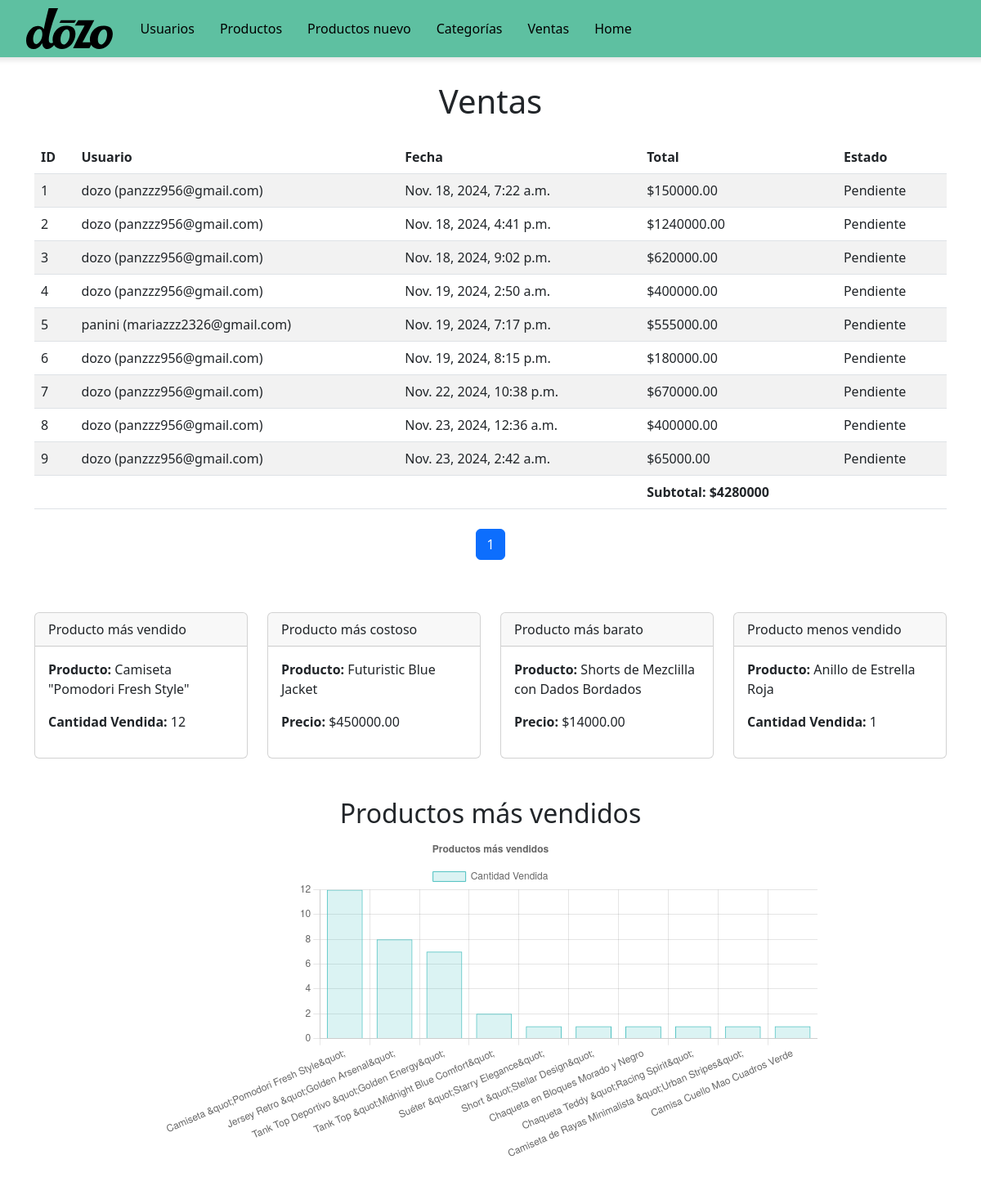
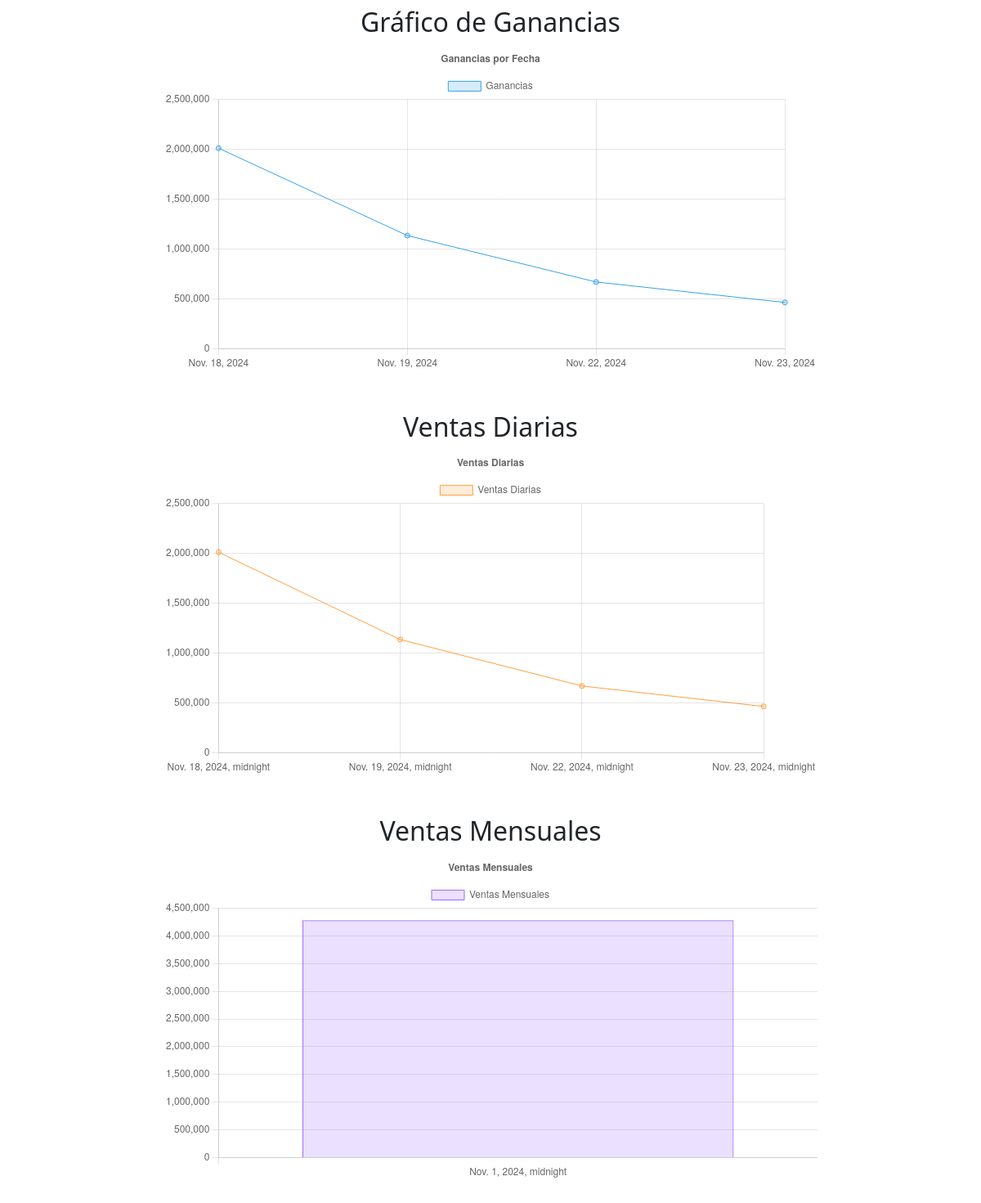
The page /ventas/ on the database as committed earlier (2 pictures, top to bottom).
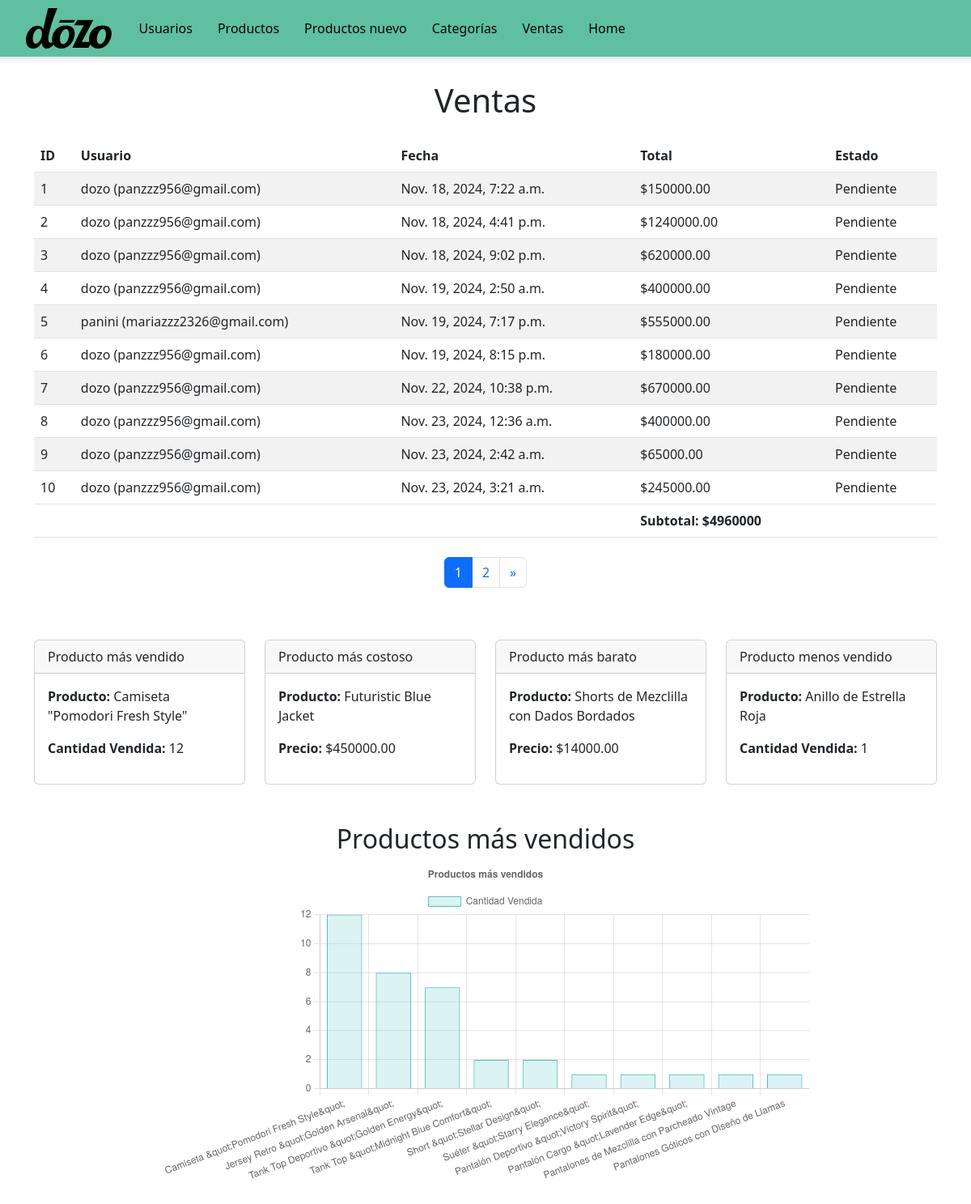
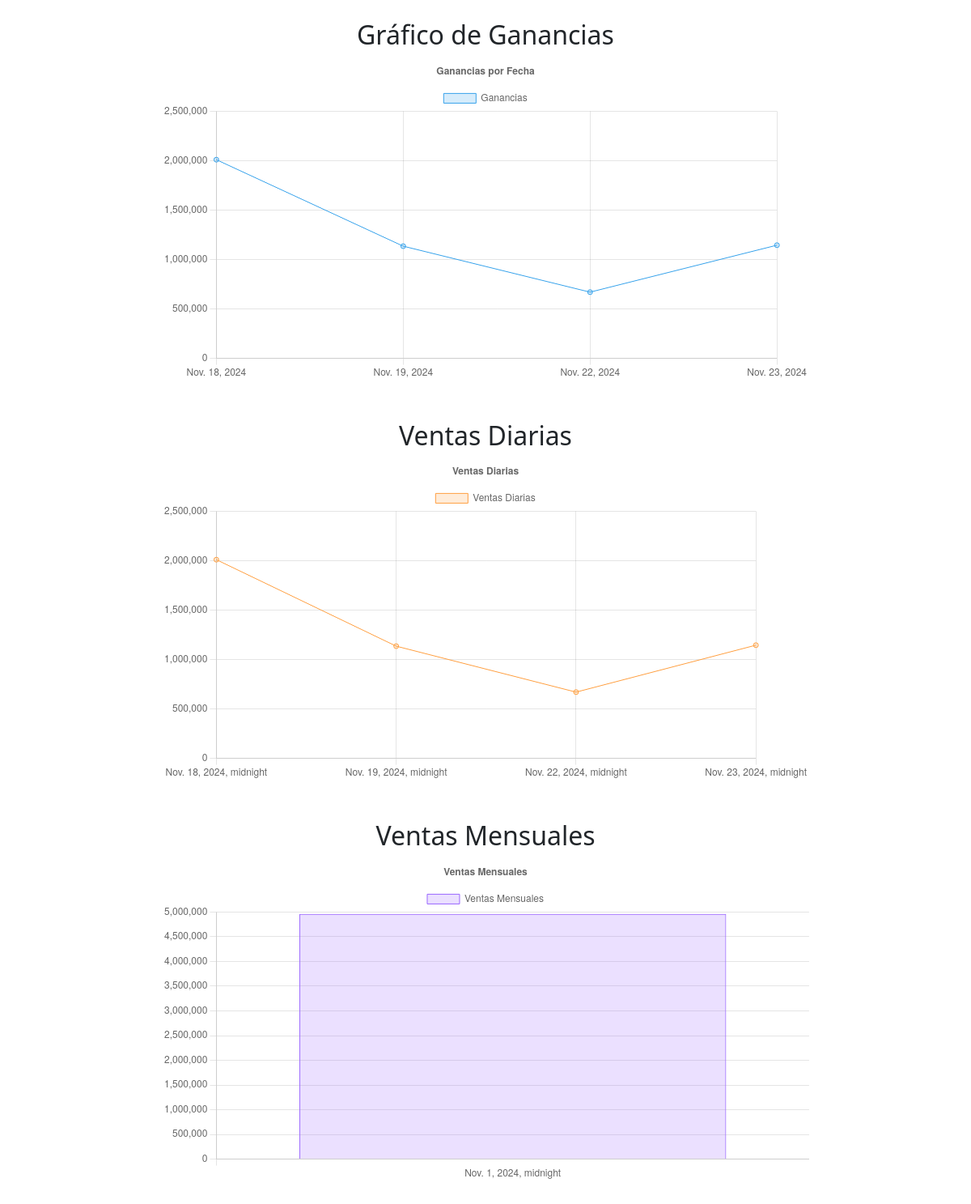
The same page on the database as committed later (2 pictures, top to bottom).
### Dozo/models.py (models this page shows, shortened)
class Venta(models.Model):
    usuario = models.ForeignKey(CustomUser, on_delete=models.CASCADE)
    fecha_venta = models.DateTimeField(auto_now_add=True)
    total = models.DecimalField(max_digits=10, decimal_places=2)
    estado = models.ForeignKey(Estado, on_delete=models.CASCADE)

class CustomUser(AbstractUser):
    ROLE_CHOICES = [
        ('admin', 'Admin'),
        ('user', 'User'),
    ]
    email = models.EmailField(unique=True, verbose_name="Correo Electrónico")
    first_name = models.CharField(max_length=30, verbose_name="Nombre")
    last_name = models.CharField(max_length=30, verbose_name="Apellido")
    telefono = models.CharField(max_length=30, verbose_name="Telefono")
    department = models.CharField(max_length=100, blank=True, null=True, verbose_name="Departamento")
    city = models.CharField(max_length=100, blank=True, null=True, verbose_name="Ciudad")
    address = models.TextField(blank=True, null=True, verbose_name="Dirección")
    postal_code = models.CharField(max_length=20, blank=True, null=True, verbose_name="Código Postal")
    role = models.CharField(max_length=10, choices=ROLE_CHOICES, default=' ')
    groups = models.ManyToManyField(
        'auth.Group',
        related_name='customuser_set',
        blank=True,
        help_text='Los grupos a los que pertenece este usuario. El usuario obtendrá todos los permisos otorgados a cada uno de sus grupos.',
        related_query_name='customuser',
    )
    user_permissions = models.ManyToManyField(
        'auth.Permission',
        related_name='customuser_set',
        blank=True,
        help_text='Permisos específicos para este usuario.',
        related_query_name='customuser')
    def __str__(self):
        return f"{self.username} ({self.email})"

class Estado(models.Model):
    nombre = models.CharField(max_length=100)

class Producto(models.Model):
    TALLA_CHOICES = [
        ('S', 'S'),
        ('M', 'M'),
        ('L', 'L'),
        ('XL', 'XL'),
    ]
    imagen = models.ImageField(upload_to='Dozo/images/', null=True, default='default.png')
    titulo = models.CharField(max_length=200)
    descripcion = models.TextField()
    talla = models.CharField(max_length=2, choices=TALLA_CHOICES)
    precio = models.DecimalField(max_digits=10, decimal_places=2)
    categoria = models.ForeignKey('Categoria', on_delete=models.CASCADE, null=True, blank=True)
    estado = models.BooleanField(default=True)  # Activo o inactivo

### Dozo/views.py (the view)
# urls.py: path('ventas/', views.ventas_view, name='ventas'),
def ventas_view(request):
    ventas = Venta.objects.select_related('usuario', 'estado').prefetch_related('productos')
    paginator = Paginator(ventas, 10)  # Mostrar 10 ventas por página
    page_number = request.GET.get('page')
    ventas_paginadas = paginator.get_page(page_number)
    productos_mas_vendidos = (
        VentaProducto.objects
        .values('producto__titulo')
        .annotate(total_vendido=Sum(F('cantidad')))
        .order_by('-total_vendido')[:10]
    )
    producto_mas_vendido = (
        VentaProducto.objects
        .values('producto__titulo')
        .annotate(total_vendido=Sum(F('cantidad')))
        .order_by('-total_vendido')
        .first()
    )
    producto_menos_vendido = (
        VentaProducto.objects
        .values('producto__titulo')
        .annotate(total_vendido=Sum(F('cantidad')))
        .order_by('total_vendido')
        .first()
    )
    producto_mas_costoso = Producto.objects.order_by('-precio').first()
    producto_mas_barato = Producto.objects.order_by('precio').first()
    subtotal = ventas.aggregate(total=Sum('total'))['total'] or 0
    ganancias = (
        Venta.objects
        .values('fecha_venta__date')
        .annotate(total_ganancias=Sum('total'))
        .order_by('fecha_venta__date')
    )
    ventas_diarias = (
        Venta.objects
        .annotate(dia=TruncDay('fecha_venta'))
        .values('dia')
        .annotate(total_ventas=Sum('total'))
        .order_by('dia')
    )
    ventas_mensuales = (
        Venta.objects
        .annotate(mes=TruncMonth('fecha_venta'))
        .values('mes')
        .annotate(total_ventas=Sum('total'))
        .order_by('mes')
    )
    context = {
        'ventas': ventas_paginadas,  # Paginación aplicada aquí
        'productos_mas_vendidos': productos_mas_vendidos,
        'producto_mas_vendido': producto_mas_vendido,
        'producto_menos_vendido': producto_menos_vendido,
        'producto_mas_costoso': producto_mas_costoso,
        'producto_mas_barato': producto_mas_barato,
        'subtotal': subtotal,
        'ganancias': ganancias,
        'ventas_diarias': ventas_diarias,
        'ventas_mensuales': ventas_mensuales,
    }
    return render(request, 'ventas.html', context)

### Dozo/templates/ventas.html (shortened to what this page needs)
<!DOCTYPE html>
<html lang="en">
<head>
    <link href="https://cdn.jsdelivr.net/npm/bootstrap@5.3.0/dist/css/bootstrap.min.css" rel="stylesheet">
</head>
<body>
    <div class="navbar-container">
        <nav class="navbar navbar-expand-lg">
            <div class="container-fluid">
                <a class="navbar-brand" href="#">
                    <img src="/static/logo.svg" alt="logo">
                </a>
                <div class="collapse navbar-collapse" id="navbarNav">
                    <ul class="navbar-nav">
                        <li class="nav-item"><a class="nav-link" href="/users/">Usuarios</a></li>
                        <li class="nav-item"><a class="nav-link" href="/productos/">Productos</a></li>
                        <li class="nav-item"><a class="nav-link" href="/productos/nuevo/">Productos nuevo</a></li>
                        <li class="nav-item"><a class="nav-link" href="/categorias/">Categorías</a></li>
                        <li class="nav-item"><a class="nav-link" href="/ventas/">Ventas</a></li>
                        <li class="nav-item"><a class="nav-link" href="http://localhost:3000">Home</a></li>
                    </ul>
                </div>
            </div>
        </nav>
    </div>
    <div class="container form-container">
        <h1 class="text-center">Ventas</h1>
        <table class="table table-striped mt-4">
            <thead>
                <tr>
                    <th>ID</th>
                    <th>Usuario</th>
                    <th>Fecha</th>
                    <th>Total</th>
                    <th>Estado</th>
                </tr>
            </thead>
            <tbody>
                {% for venta in ventas %}
                <tr>
                    <td>{{ venta.id }}</td>
                    <td>{{ venta.usuario }}</td>
                    <td>{{ venta.fecha_venta }}</td>
                    <td>${{ venta.total }}</td>
                    <td>{{ venta.estado.nombre }}</td>
                </tr>
                {% endfor %}
            </tbody>
            <tfoot>
                <tr>
                    <td colspan="3"></td>
                    <td><strong>Subtotal: ${{ subtotal }}</strong></td>
                    <td></td>
                </tr>
            </tfoot>
        </table>
        <div class="d-flex justify-content-center mt-4">
            <nav>
                <ul class="pagination">
                    {% for num in ventas.paginator.page_range %}
                    <li class="page-item {% if ventas.number == num %}active{% endif %}">
                        <a class="page-link" href="?page={{ num }}">{{ num }}</a>
                    </li>
                    {% endfor %}
                    {% if ventas.has_next %}
                    <li class="page-item">
                        <a class="page-link" href="?page={{ ventas.next_page_number }}" aria-label="Siguiente">
                            <span aria-hidden="true">&raquo;</span>
                        </a>
                    </li>
                    {% endif %}
                </ul>
            </nav>
        </div>
        <div class="row mt-5">
                <div class="col-md-3">
                    <div class="card">
                        <div class="card-header">Producto más vendido</div>
                        <div class="card-body">
                            {% if producto_mas_vendido %}
                                <p><strong>Producto:</strong> {{ producto_mas_vendido.producto__titulo }}</p>
                                <p><strong>Cantidad Vendida:</strong> {{ producto_mas_vendido.total_vendido }}</p>
                            {% else %}
                                <p>No hay datos disponibles.</p>
                            {% endif %}
                        </div>
                    </div>
                </div>
            <div class="col-md-3">
                <div class="card">
                    <div class="card-header">Producto más costoso</div>
                    <div class="card-body">
                        {% if producto_mas_costoso %}
                            <p><strong>Producto:</strong> {{ producto_mas_costoso.titulo }}</p>
                            <p><strong>Precio:</strong> ${{ producto_mas_costoso.precio }}</p>
                        {% else %}
                            <p>No hay datos disponibles.</p>
                        {% endif %}
                    </div>
                </div>
            </div>
            <div class="col-md-3">
                <div class="card">
                    <div class="card-header">Producto más barato</div>
                    <div class="card-body">
                        {% if producto_mas_barato %}
                            <p><strong>Producto:</strong> {{ producto_mas_barato.titulo }}</p>
                            <p><strong>Precio:</strong> ${{ producto_mas_barato.precio }}</p>
                        {% else %}
                            <p>No hay datos disponibles.</p>
                        {% endif %}
                    </div>
                </div>
            </div>
            <div class="col-md-3">
                <div class="card">
                    <div class="card-header">Producto menos vendido</div>
                    <div class="card-body">
                        {% if producto_menos_vendido %}
                            <p><strong>Producto:</strong> {{ producto_menos_vendido.producto__titulo }}</p>
                            <p><strong>Cantidad Vendida:</strong> {{ producto_menos_vendido.total_vendido }}</p>
                        {% else %}
                            <p>No hay datos disponibles.</p>
                        {% endif %}
                    </div>
                </div>
            </div>
        </div>
        <div class="chart-container mt-5">
            <h2 class="text-center">Productos más vendidos</h2>
            <canvas id="productosMasVendidosChart"></canvas>
        </div>
        <div class="chart-container mt-5">
            <h2 class="text-center">Gráfico de Ganancias</h2>
            <canvas id="gananciasChart"></canvas>
        </div>
    </div>
<div class="chart-container mt-5">
    <h2 class="text-center">Ventas Diarias</h2>
    <canvas id="ventasDiariasChart"></canvas>
</div>
<div class="chart-container mt-5">
    <h2 class="text-center">Ventas Mensuales</h2>
    <canvas id="ventasMensualesChart"></canvas>
</div>
    <script>
        // Gráfico de Ventas Diarias
        const ventasDiariasCtx = document.getElementById('ventasDiariasChart').getContext('2d');
        const ventasDiariasChart = new Chart(ventasDiariasCtx, {
            type: 'line',
            data: {
                labels: [{% for item in ventas_diarias %}'{{ item.dia }}',{% endfor %}],
                datasets: [{
                    label: 'Ventas Diarias',
                    data: [{% for item in ventas_diarias %}{{ item.total_ventas }},{% endfor %}],
                    backgroundColor: 'rgba(255, 159, 64, 0.2)',
                    borderColor: 'rgba(255, 159, 64, 1)',
                    borderWidth: 1
                }]
            },
            options: {
                responsive: true,
                plugins: {
                    legend: {
                        position: 'top',
                    },
                    title: {
                        display: true,
                        text: 'Ventas Diarias'
                    }
                },
                scales: {
                    y: {
                        beginAtZero: true
                    }
                }
            }
        });
        // Gráfico de Ventas Mensuales
        const ventasMensualesCtx = document.getElementById('ventasMensualesChart').getContext('2d');
        const ventasMensualesChart = new Chart(ventasMensualesCtx, {
            type: 'bar',
            data: {
                labels: [{% for item in ventas_mensuales %}'{{ item.mes }}',{% endfor %}],
                datasets: [{
                    label: 'Ventas Mensuales',
                    data: [{% for item in ventas_mensuales %}{{ item.total_ventas }},{% endfor %}],
                    backgroundColor: 'rgba(153, 102, 255, 0.2)',
                    borderColor: 'rgba(153, 102, 255, 1)',
                    borderWidth: 1
                }]
            },
            options: {
                responsive: true,
                plugins: {
                    legend: {
                        position: 'top',
                    },
                    title: {
                        display: true,
                        text: 'Ventas Mensuales'
                    }
                },
                scales: {
                    y: {
                        beginAtZero: true
                    }
                }
            }
        });
    </script>
</body>
</html>

### Dozo/templates/ventas.html (style rules this page uses)
body { margin: 0; padding: 0; box-sizing: border-box; }
.navbar-container { width: 100%; position: fixed; top: 0; left: 0; z-index: 1000; }
.navbar { background-color: #5ec0a1; height: 70px; padding: 0 40px; position: fixed; top: 0; width: calc(100% + 40px); left: -20px; box-shadow: 0 4px 6px rgba(0, 0, 0, 0.1); }
.navbar-brand { color: black; font-size: 24px; font-weight: bold; text-decoration: none; }
.navbar-brand img { height: 50px; margin-right: 10px; }
.navbar-nav .nav-link { color: black; font-size: 16px; margin-right: 15px; text-decoration: none; }
.navbar .nav-link { color: black; }
.form-container { margin-top: 100px; }
.chart-container { margin: 30px auto; max-width: 800px; }

Rows that differ between the two databases and show on the page:
added Venta: id "10", usuario "dozo (panzzz956@gmail.com)", fecha_venta "Nov. 23, 2024, 3:21 a.m.", total "245000.00", estado.nombre "Pendiente"
Other text that changed with them:
{{ subtotal }}: "4280000" → "4960000"
chart data {{ item.total_vendido }}: 12, 8, 7, 2, 1, 1, 1, 1, 1, 1 → 12, 8, 7, 2, 2, 1, 1, 1, 1, 1
chart data {{ item.total_ganancias }}: 2010000, 1135000, 670000, 465000 → 2010000, 1135000, 670000, 1145000
chart data {{ item.total_ventas }}: 2010000, 1135000, 670000, 465000 → 2010000, 1135000, 670000, 1145000
chart data {{ item.total_ventas }}: 4280000 → 4960000
new list line: "2"
